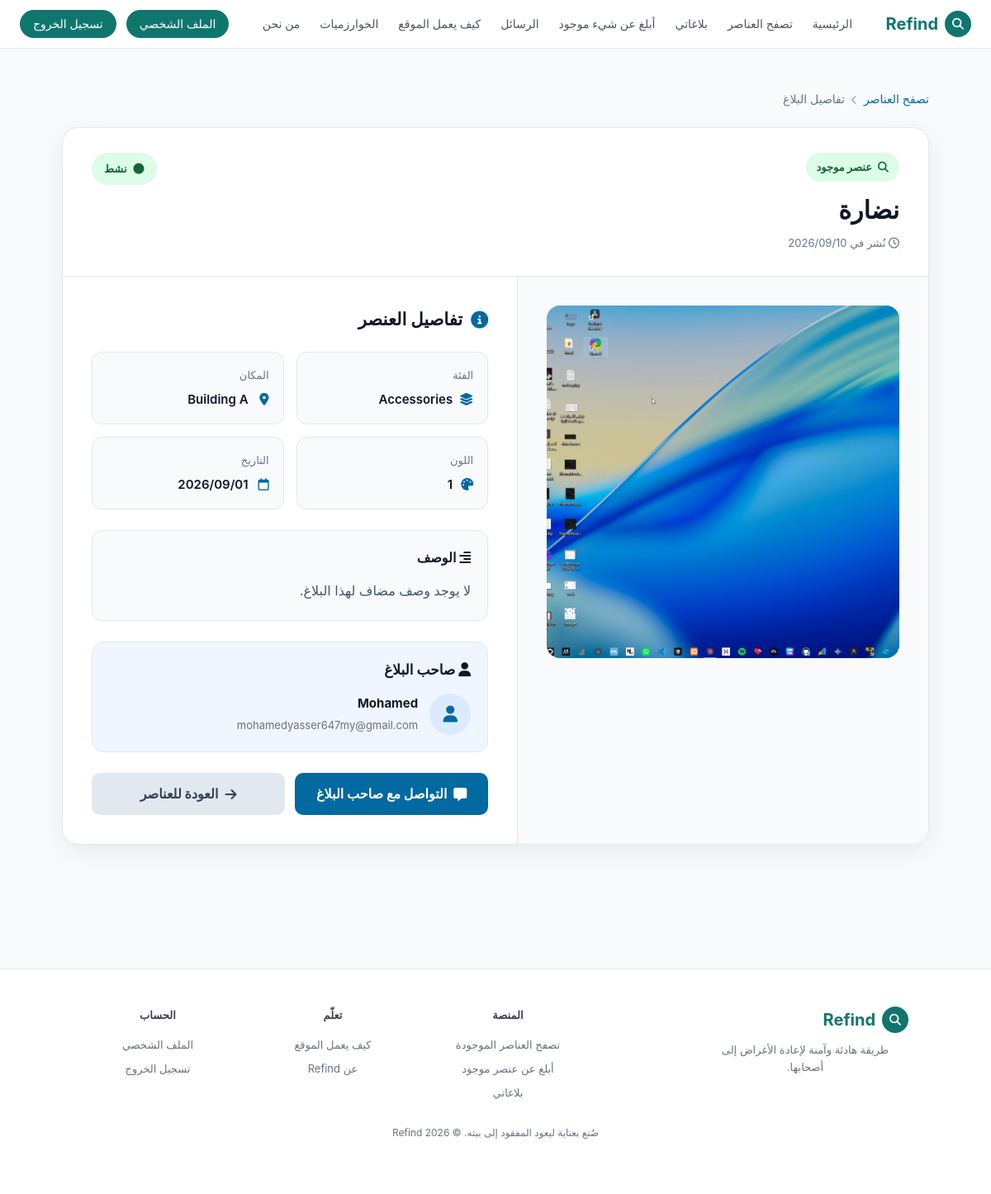
/view-report.php?id=3 (signed in), run on the app's committed database.
### tables this page shows
CREATE TABLE `reports` (
  `id` int(10) UNSIGNED NOT NULL,
  `user_id` int(10) UNSIGNED NOT NULL,
  `category_id` int(10) UNSIGNED NOT NULL,
  `location_id` int(10) UNSIGNED NOT NULL,
  `location_details` varchar(255) DEFAULT NULL,
  `title` varchar(150) NOT NULL,
  `color` varchar(50) DEFAULT NULL,
  `item_date` date DEFAULT NULL,
  `description` text DEFAULT NULL,
  `report_type` enum('lost','found') NOT NULL,
  `status` enum('active','claimed','closed') DEFAULT 'active',
  `image` varchar(255) DEFAULT NULL,
  `created_at` timestamp NOT NULL DEFAULT current_timestamp()
);

CREATE TABLE `categories` (
  `id` int(10) UNSIGNED NOT NULL,
  `name` varchar(100) NOT NULL
);

CREATE TABLE `locations` (
  `id` int(10) UNSIGNED NOT NULL,
  `name` varchar(255) NOT NULL
);

CREATE TABLE `users` (
  `id` int(10) UNSIGNED NOT NULL,
  `name` varchar(100) NOT NULL,
  `email` varchar(150) NOT NULL,
  `password` varchar(255) NOT NULL,
  `phone` varchar(20) DEFAULT NULL,
  `created_at` timestamp NOT NULL DEFAULT current_timestamp()
);

### view-report.php (the view, shortened to what this page needs)
<?php
include 'config/db.php';
$userId = $_SESSION['user_id'] ?? null;
$reportId = filter_input(INPUT_GET, 'id', FILTER_VALIDATE_INT);
$sql = "SELECT r.*, u.name AS user_name, u.email AS user_email, c.name AS category_name, l.name AS location_name
        FROM reports r
        LEFT JOIN users u ON r.user_id = u.id
        LEFT JOIN categories c ON r.category_id = c.id
        LEFT JOIN locations l ON r.location_id = l.id
        WHERE r.id = :id
        LIMIT 1";
$stmt = $conn->prepare($sql);
$stmt->execute([':id' => $reportId]);
$report = $stmt->fetch(PDO::FETCH_ASSOC);
function e($value) {
    return htmlspecialchars((string)($value ?? ''), ENT_QUOTES, 'UTF-8');
}
if ($report) {
    if ($report['report_type'] === 'found') {
        $reportType = 'عنصر موجود';
        $reportTypeIcon = 'fa-magnifying-glass';
        $reportTypeClass = 'found';
    } else {
        $reportType = 'عنصر مفقود';
        $reportTypeIcon = 'fa-box';
        $reportTypeClass = 'lost';
    }
    if ($report['status'] === 'claimed') {
        $statusText = 'تمت المطالبة به';
        $statusClass = 'claimed';
        $statusIcon = 'fa-hand';
    } elseif ($report['status'] === 'closed') {
        $statusText = 'مغلق';
        $statusClass = 'closed';
        $statusIcon = 'fa-circle-check';
    } else {
        $statusText = 'نشط';
        $statusClass = 'active';
        $statusIcon = 'fa-circle';
    }
    $imagePath = '';
    if (!empty($report['image'])) {
        $imagePath = 'uploads/reports/' . basename($report['image']);
    }
}
?>
<!DOCTYPE html>
<html lang="ar" dir="rtl">
<head>
    <link rel="stylesheet" href="https://cdnjs.cloudflare.com/ajax/libs/font-awesome/6.4.0/css/all.min.css">
    <link rel="stylesheet" href="assets/css/main.css">
</head>
<body>
<header class="navbar">
    <div class="nav-container">
        <div class="logo-area">
            <span class="logo-icon"><i class="fa-solid fa-magnifying-glass"></i></span>
            <span class="logo-text">Refind</span>
        </div>
        <nav class="nav-links">
            <a href="Home.php">الرئيسية</a>
            <a href="Browseitems.php">تصفح العناصر</a>
            <a href="my Report.php">بلاغاتي</a>
            <a href="Report a find.php">أبلغ عن شيء موجود</a>
            <a href="Messages.php">الرسائل</a>
            <a href="How it works.php">كيف يعمل الموقع</a>
            <a href="Algorithms.php">الخوارزميات</a>
            <a href="About.php">من نحن</a>
        </nav>
        <div class="auth-buttons">
            <a href="auth/profie.php" class="profile-btn">الملف الشخصي</a>
            <a href="auth/logout.php" class="logout-btn">تسجيل الخروج</a>
        </div>
    </div>
</header>
<main class="view-report-page">
    <div class="view-report-container">
        <?php if ($report): ?>
            <div class="report-breadcrumb">
                <a href="Browseitems.php">تصفح العناصر</a>
                <i class="fa-solid fa-chevron-left"></i>
                <span>تفاصيل البلاغ</span>
            </div>
            <div class="report-main-card">
                <div class="report-top">
                    <div class="report-title-area">
                        <span class="report-type <?= e($reportTypeClass) ?>">
                            <i class="fa-solid <?= e($reportTypeIcon) ?>"></i>
                            <?= e($reportType) ?>
                        </span>
                        <h1 class="report-title"><?= e($report['title']) ?></h1>
                        <?php if (!empty($report['created_at'])): ?>
                            <p class="report-date-created">
                                <i class="fa-regular fa-clock"></i>
                                نُشر في <?= e(date('Y/m/d', strtotime($report['created_at']))) ?>
                            </p>
                        <?php endif; ?>
                    </div>
                    <span class="report-status <?= e($statusClass) ?>">
                        <i class="fa-solid <?= e($statusIcon) ?>"></i>
                        <?= e($statusText) ?>
                    </span>
                </div>
                <div class="report-content">
                    <div class="report-image-section">
                        <div class="report-image-wrapper">
                            <?php if ($imagePath): ?>
                                <img src="<?= e($imagePath) ?>" alt="<?= e($report['title']) ?>">
                            <?php endif; ?>
                        </div>
                    </div>
                    <div class="report-details-section">
                        <h2 class="section-title">
                            <i class="fa-solid fa-circle-info"></i>
                            تفاصيل العنصر
                        </h2>
                        <div class="report-info-grid">
                            <div class="report-info-box">
                                <span class="report-info-label">الفئة</span>
                                <span class="report-info-value">
                                    <i class="fa-solid fa-layer-group"></i>
                                    <?= e($report['category_name'] ?? 'غير محدد') ?>
                                </span>
                            </div>
                            <div class="report-info-box">
                                <span class="report-info-label">المكان</span>
                                <span class="report-info-value">
                                    <i class="fa-solid fa-location-dot"></i>
                                    <?= e($report['location_name'] ?? 'غير محدد') ?>
                                </span>
                            </div>
                            <div class="report-info-box">
                                <span class="report-info-label">اللون</span>
                                <span class="report-info-value">
                                    <i class="fa-solid fa-palette"></i>
                                    <?= e($report['color'] ?: 'غير محدد') ?>
                                </span>
                            </div>
                            <div class="report-info-box">
                                <span class="report-info-label">التاريخ</span>
                                <span class="report-info-value">
                                    <i class="fa-regular fa-calendar"></i>
                                    <?= !empty($report['item_date']) ? e(date('Y/m/d', strtotime($report['item_date']))) : 'غير محدد' ?>
                                </span>
                            </div>
                        </div>
                        <div class="description-box">
                            <h3>
                                <i class="fa-solid fa-align-right"></i>
                                الوصف
                            </h3>
                            <p><?= !empty($report['description']) ? e($report['description']) : 'لا يوجد وصف مضاف لهذا البلاغ.' ?></p>
                        </div>
                        <div class="report-user-card">
                            <h3 class="report-user-title">
                                <i class="fa-solid fa-user"></i>
                                صاحب البلاغ
                            </h3>
                            <div class="report-user-info">
                                <div class="report-user-avatar">
                                    <i class="fa-solid fa-user"></i>
                                </div>
                                <div>
                                    <p class="report-user-name">
                                        <?= e($report['user_name'] ?? 'مستخدم Refind') ?>
                                    </p>
                                    <?php if (!empty($report['user_email'])): ?>
                                        <p class="report-user-email"><?= e($report['user_email']) ?></p>
                                    <?php endif; ?>
                                </div>
                            </div>
                        </div>
                        <div class="report-actions">
                            <?php if ($report['user_id'] != $userId && $report['status'] === 'active'): ?>
                                <a href="chat.php?report_id=<?= (int)$report['id'] ?>" class="report-action-btn contact-btn">
                                    <i class="fa-solid fa-message"></i>
                                    التواصل مع صاحب البلاغ
                                </a>
                            <?php endif; ?>
                            <a href="Browseitems.php" class="report-action-btn back-btn">
                                <i class="fa-solid fa-arrow-right"></i>
                                العودة للعناصر
                            </a>
                        </div>
                    </div>
                </div>
            </div>
        <?php endif; ?>
    </div>
</main>
<footer class="footer">
    <div class="footer-container">
        <div class="footer-col">
            <div class="logo-area">
                <span class="logo-icon"><i class="fa-solid fa-magnifying-glass"></i></span>
                <span class="logo-text">Refind</span>
            </div>
            <p class="footer-logo-desc">طريقة هادئة وآمنة لإعادة الأغراض إلى أصحابها.</p>
        </div>
        <div class="footer-col">
            <h4>المنصة</h4>
            <ul>
                <li><a href="Browseitems.php">تصفح العناصر الموجودة</a></li>
                <li><a href="Report a find.php">أبلغ عن عنصر موجود</a></li>
                <li><a href="my Report.php">بلاغاتي</a></li>
            </ul>
        </div>
        <div class="footer-col">
            <h4>تعلّم</h4>
            <ul>
                <li><a href="How it works.php">كيف يعمل الموقع</a></li>
                <li><a href="About.php">عن Refind</a></li>
            </ul>
        </div>
        <div class="footer-col">
            <h4>الحساب</h4>
            <ul>
                <li><a href="auth/profie.php">الملف الشخصي</a></li>
                <li><a href="auth/logout.php">تسجيل الخروج</a></li>
            </ul>
        </div>
    </div>
    <div class="footer-bottom">
        <p>صُنع بعناية ليعود المفقود إلى بيته. © 2026 Refind</p>
    </div>
</footer>
</body>
</html>

### assets/css/main.css (style rules this page uses)
* { margin: 0; padding: 0; box-sizing: border-box; font-family: -apple-system, BlinkMacSystemFont, "Segoe UI", "Segoe UI Arabic", Tahoma, Roboto, Helvetica, Arial, sans-serif; }
body { background-color: #f3fcf6; color: #1a2e26; line-height: 1.6; }
.navbar { background: #ffffff; border-bottom: 1px solid #e2e8f0; padding: 12px 24px; position: sticky; top: 0; z-index: 100; box-shadow: 0 1px 2px rgba(0, 0, 0, 0.02); }
.nav-container { max-width: 1200px; margin: 0 auto; display: flex; align-items: center; justify-content: space-between; }
.logo-area { display: flex; align-items: center; gap: 8px; font-weight: 700; font-size: 20px; color: #0f766e; }
.logo-icon { background-color: #0f766e; color: white; width: 32px; height: 32px; display: flex; align-items: center; justify-content: center; border-radius: 50%; font-size: 14px; }
.nav-links { display: flex; gap: 24px; }
.nav-links a { text-decoration: none; color: #4b5563; font-size: 14px; font-weight: 500; }
.auth-buttons { display: flex; gap: 12px; align-items: center; }
.logout-btn,.profile-btn { text-decoration: none; background-color: #0f766e; color: white; padding: 6px 16px; border-radius: 20px; font-size: 14px; font-weight: 500; }
.footer { border-top: 1px solid #e2e8f0; padding: 45px 20px; background: #ffffff; margin-top: 80px; }
.footer-container { max-width: 1000px; margin: 0 auto; display: grid; grid-template-columns: 2fr 1fr 1fr 1fr; gap: 30px; }
.footer-col h4 { font-size: 13px; font-weight: 700; color: #374151; margin-bottom: 15px; }
.footer-col ul { list-style: none; }
.footer-col ul li { margin-bottom: 8px; }
.footer-col ul li a { text-decoration: none; color: #6b7280; font-size: 13px; }
.footer-logo-desc { font-size: 13px; color: #6b7280; margin-top: 10px; max-width: 250px; }
.section-title { font-size: 17px; font-weight: 700; color: #1f2937; margin-bottom: 18px; margin-top: 35px; }
.report-actions { display: flex; gap: 10px; }
main { max-width: 1200px; margin: 0 auto; padding: 2.5rem 2rem; flex: 1; width: 100%; }
footer { border-top: 1px solid #e5e7eb; background: #ffffff; text-align: center; padding: 22px; color: #6b7280; font-size: 12px; }
.footer-bottom { display: flex; justify-content: center; align-items: center; width: 100%; margin: 20px 0; }

### data on the page
reports: report_type "عنصر موجود", title "نضارة", created_at "2026/09/10", status "نشط", image (picture), category.name "Accessories", location.name "Building A", color "1", item_date "2026/09/01", user.name "Mohamed", user.email "mohamedyasser647my@gmail.com"
